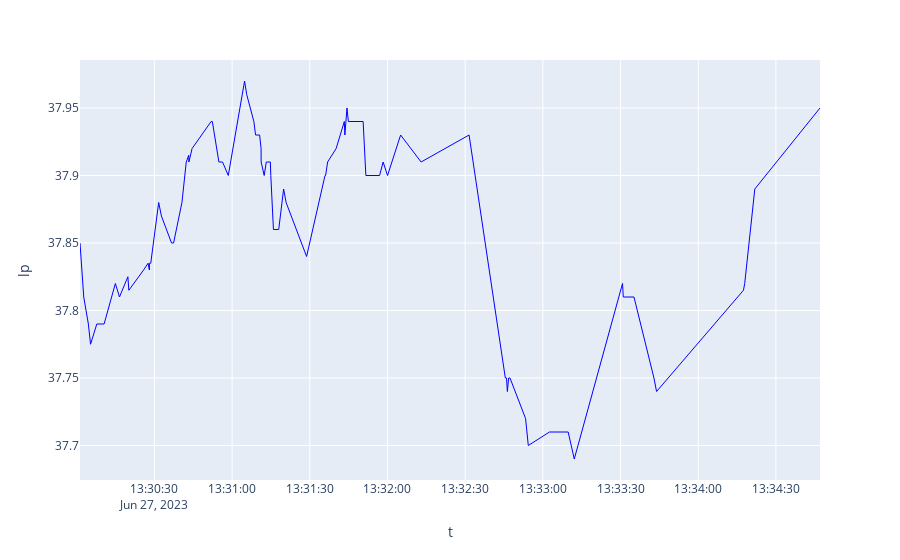

This figure's notebook cell:
### Code cell
question = {"input": '''find all tqqq stock trades between 2023-06-27 13:30:00 and 2023-06-27 13:35:00 where the price is recorded'''}
try:
    response: KineticaSqlResponse = chain.invoke(question)
    df = response.dataframe
    if df is None:
        print('No records returned\n', response.sql)
    else:
        fig = px.line(df, x="t", y="lp")
        fig.update_traces(line_color='blue', line_width=1)
        fig.show('jupyterlab')
        
except Exception as err:
    response = chain_sql_only.invoke(question)
    print('Got an error from the SQL query:\n',response.content, err)
